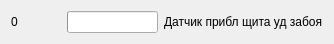
    <widget class="QWidget" name="layoutWidget_38">
     <property name="geometry">
      <rect>
       <x>10</x>
       <y>290</y>
       <width>331</width>
       <height>23</height>
      </rect>
     </property>
     <layout class="QHBoxLayout" name="horizontalLayout_44">
      <item>
       <widget class="QLabel" name="label_87">
        <property name="sizePolicy">
         <sizepolicy hsizetype="Fixed" vsizetype="Fixed">
          <horstretch>0</horstretch>
          <verstretch>0</verstretch>
         </sizepolicy>
        </property>
        <property name="minimumSize">
         <size>
          <width>50</width>
          <height>0</height>
         </size>
        </property>
        <property name="text">
         <string>0</string>
        </property>
       </widget>
      </item>
      <item>
       <widget class="QProgressBar" name="progressBar_44">
        <property name="maximumSize">
         <size>
          <width>108</width>
          <height>16777215</height>
         </size>
        </property>
        <property name="statusTip">
         <string/>
        </property>
        <property name="whatsThis">
         <string notr="true"/>
        </property>
        <property name="value">
         <number>0</number>
        </property>
        <property name="textVisible">
         <bool>false</bool>
        </property>
       </widget>
      </item>
      <item>
       <widget class="QLabel" name="label_88">
        <property name="text">
         <string>Датчик прибл щита уд забоя</string>
        </property>
       </widget>
      </item>
     </layout>
    </widget>
